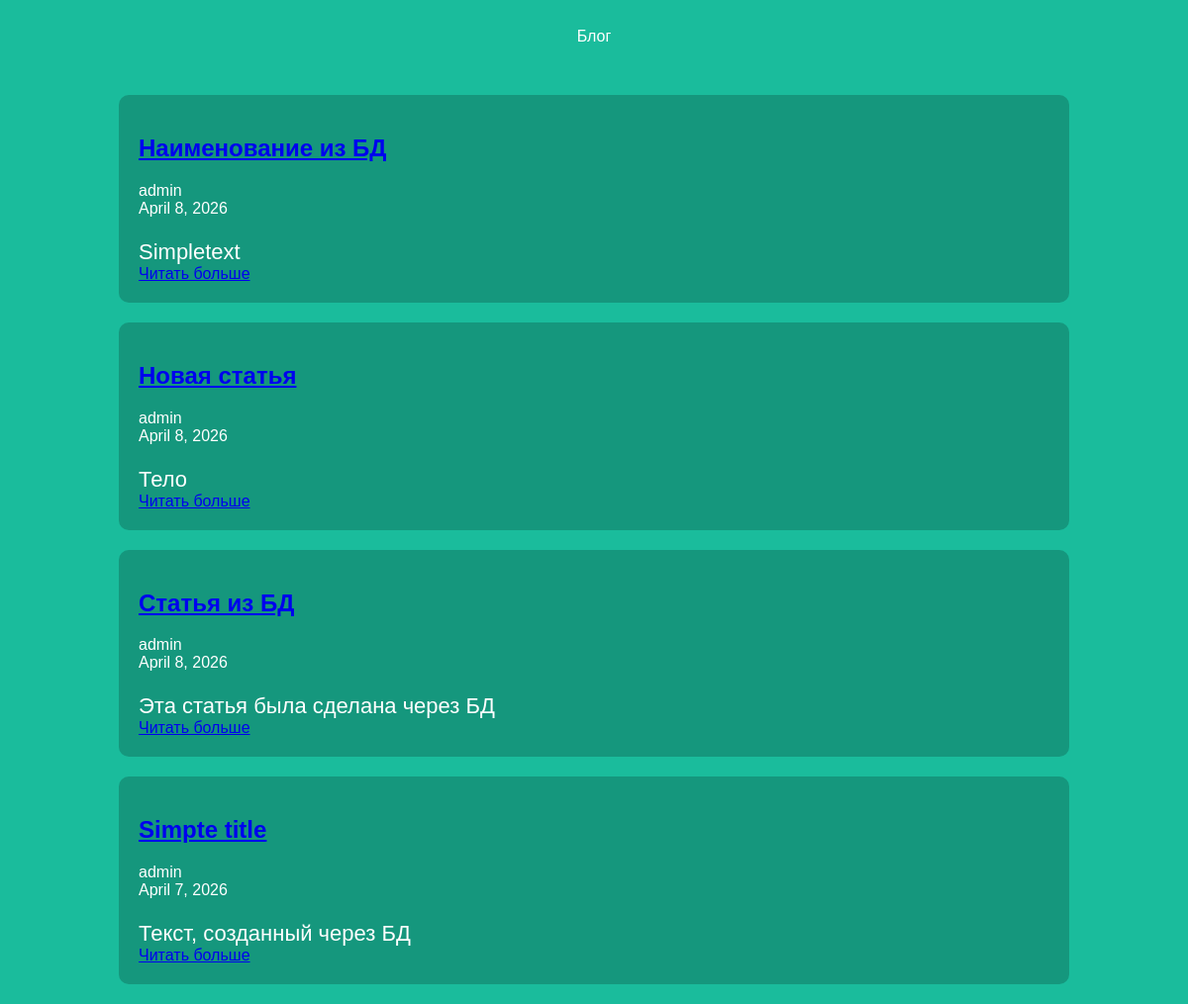
The page / on the database its author committed.
### articles/models.py (models this page shows, shortened)
class Article(models.Model):
    title = models.CharField(max_length=200)
    author = models.ForeignKey(User, on_delete=models.CASCADE)
    text = models.TextField()
    created_date = models.DateField(auto_now_add=True)
    def get_excerpt(self):
        return self.text[:140] + "..." if len(self.text) > 140 else self.text

### articles/views.py (the view)
# urls.py: path('', views.archive, name='archive'),
def archive(request):
    posts = Article.objects.all().order_by('-created_date')
    return render(request=request, template_name='archive.html', context={'posts': posts})

### articles/templates/archive.html (shortened to what this page needs)
{% load static %}
<!DOCTYPE html>
<html>
    <head>
        <link rel="stylesheet" href="{% static 'css/index.css' %}">
    </head>
    <body>
        <div class="header">
            Блог
        </div>
        <div class="archive">
            {% for post in posts %}
                <div class="one-post">
                    <h2>
                        <a href="{% url 'get_article' post.id %}" >{{ post.title }}</a>
                    </h2>
                    <div class="article-info">
                        <div class="article-author">{{ post.author.username }}</div>
                        <div class="article-created-date">{{ post.created_date }}</div>
                    </div>
                    <p class="article-text">{{ post.get_excerpt }}</p>
                    <a href="{% url 'get_article' post.id %}" class="read=more">Читать больше</a>
                </div>
            {% empty %}
            <p>Пока нет ни одной статьи.</p>
            {% endfor %}
        </div>
    </body>
</html>

### articles/static/css/index.css (style rules this page uses)
body { background: #1abc9c; font-family: Tahoma, Arial, sans-serif; color: #ffffff; }
p { font-size: 22px; margin-bottom: 0; }
.header { text-align: center; padding: 20px; margin-bottom: 30px; }
.archive { width: 960px; margin: 0 auto; }
.one-post { background: rgba(0, 0, 0, 0.2); margin: 20px 0; padding: 20px; border-radius: 10px; transition: all 0.3s; }

### rows shown on the page
Article: title "Наименование из БД", author.username "admin", created_date "April 8, 2026", get_excerpt "Simpletext"
Article: title "Новая статья", author.username "admin", created_date "April 8, 2026", get_excerpt "Тело"
Article: title "Статья из БД", author.username "admin", created_date "April 8, 2026", get_excerpt "Эта статья была сделана через БД"
Article: title "Simpte title", author.username "admin", created_date "April 7, 2026", get_excerpt "Текст, созданный через БД"
